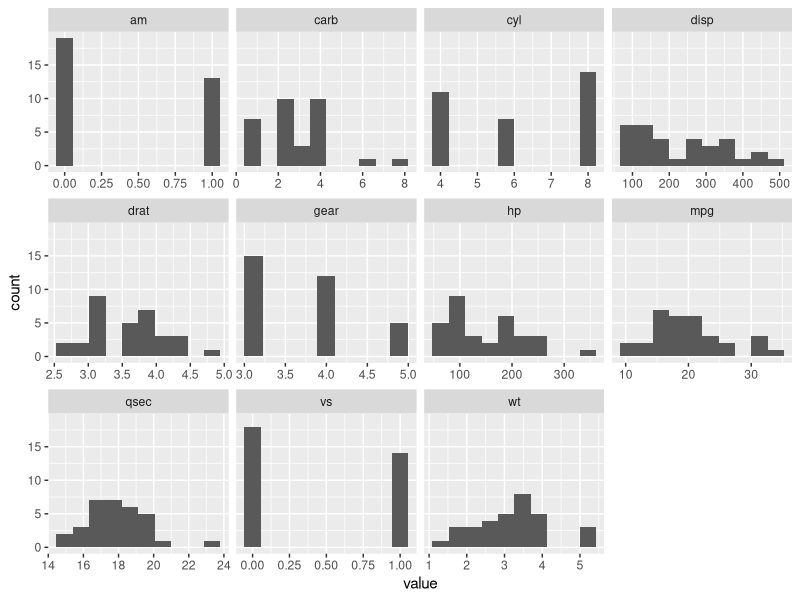
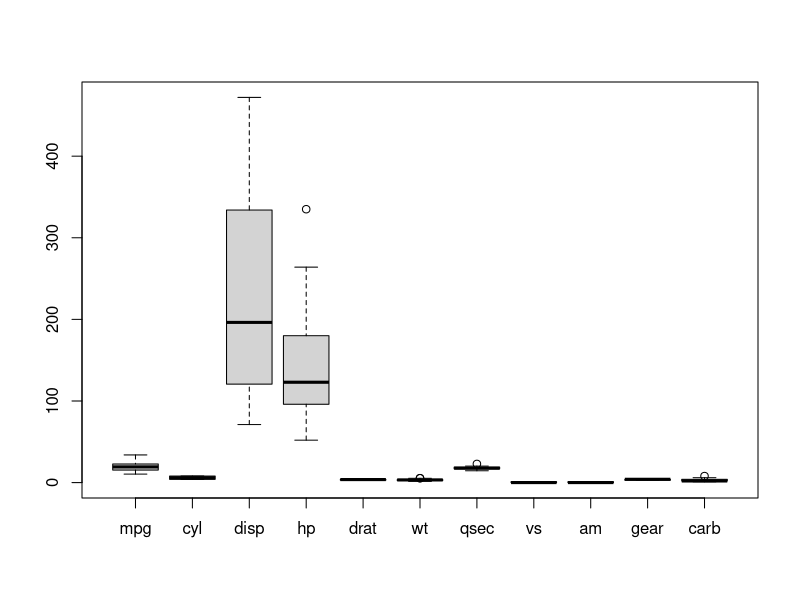

These figures' R source, in order:
library(tidyr)
library(ggplot2)
mtcars %>%gather()
ggplot(gather(mtcars),aes(value))+geom_histogram(bins = 10)+facet_wrap(~key,scales = 'free_x')
boxplot(mtcars)